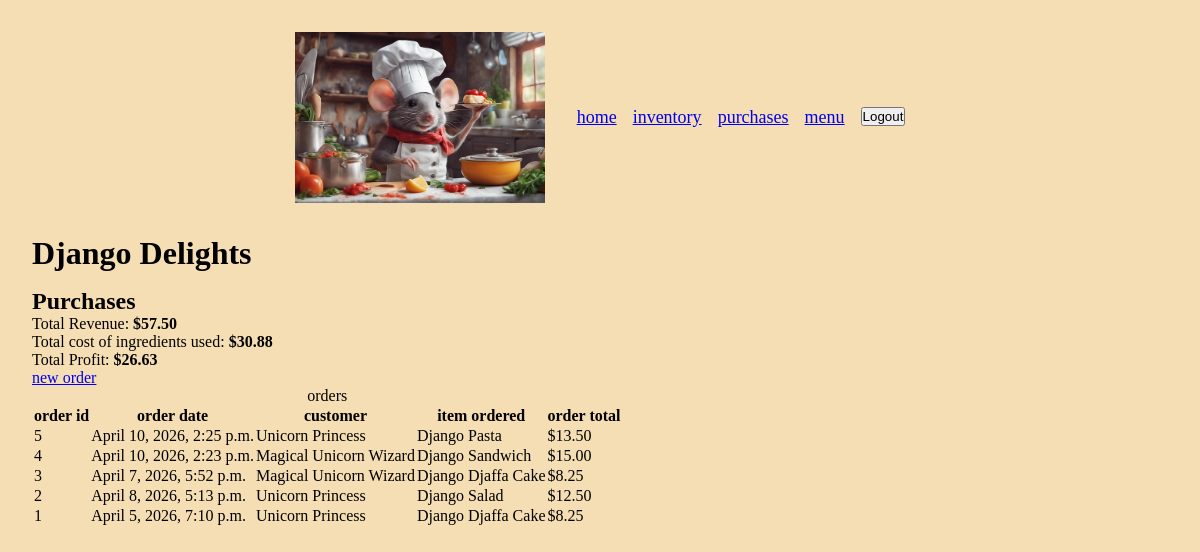
Page /purchases/ (signed in) on the earlier database version.
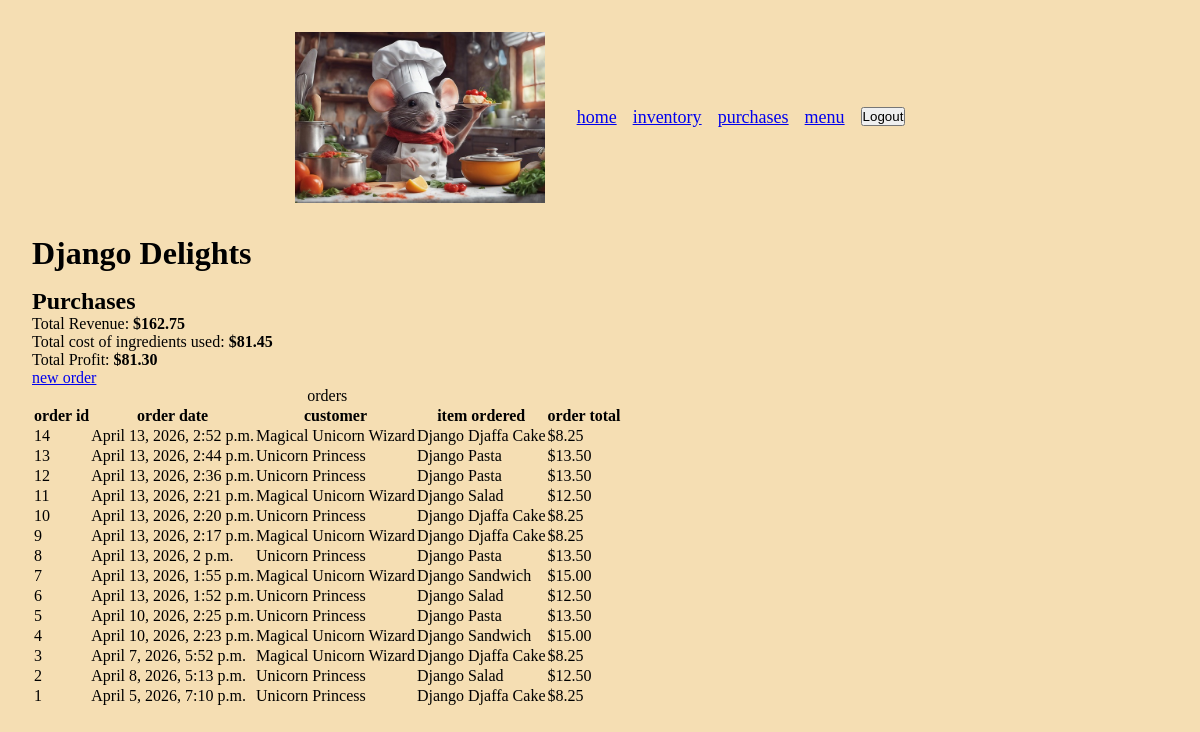
Same page on the later database version.
### inventory/models.py (models this page shows)
class Order(models.Model):
    order_timestamp = models.DateTimeField(auto_now=True)
    customer_name = models.ForeignKey(Customer, on_delete=models.CASCADE)
    order_total = models.FloatField(validators=[MinValueValidator(0)])
    menu_item_name = models.ForeignKey(MenuItem, on_delete=models.CASCADE)

class Customer(models.Model):
    customer_name = models.CharField(max_length=200)
    customer_email = models.EmailField()
    def __str__(self):
        return self.customer_name

class MenuItem(models.Model):
    menu_item_name = models.CharField(max_length=200)
    menu_item_price = models.FloatField(validators=[MinValueValidator(0)])
    def __str__(self):
        return self.menu_item_name

### inventory/views.py (the view)
# urls.py: path('purchases/', views.Purchases.as_view(), name='purchases'),
class Purchases(LoginRequiredMixin, ListView):
    model = Order
    context_object_name = 'purchases'
    template_name = 'inventory/purchases.html'
    title = 'Orders-Django Delights'
    login_url = '/login/'
    def get_title(self):
        return self.title
    def get_context_data(self, **kwargs):
        context = super().get_context_data(**kwargs)
        order_totals = self.get_queryset()
        sum_totals = sum([item.order_total for item in order_totals])
        context['total_orders_sum'] = sum_totals
        orders = self.get_queryset()
        ordered_items = [item.menu_item_name for item in orders]
        recipe_requirements = RecipeRequirement.objects.all()
        list_of_ingr_for_calc = []
        cost = 0
        for item in ordered_items:
            for ingr in recipe_requirements:
                if ingr.menu_item_name == item:
                    list_of_ingr_for_calc.append(
                        (ingr.ingredient_name, ingr.recipe_qty))
        for ingr in list_of_ingr_for_calc:
            ingr_name = ingr[0]
            ingr_qty_used = ingr[1]
            currIngr = Ingredient.objects.filter(ingredient_name=ingr_name)[0]
            cost += currIngr.ingredient_unit_price * ingr_qty_used
        context['ingr_used_cost'] = cost
        context['profit'] = sum_totals - cost
        context['purchases'] = context['purchases'][::-1]
        context['title'] = self.get_title()
        print(self.request.user)
        return context

### inventory/models.py (called while the page is built)
    def __str__(self):
        return self.ingredient_name

### inventory/templates/inventory/purchases.html (shortened to what this page needs)
{% extends 'inventory/base.html' %}
{% load static %}
{% block content %}
<h2>Purchases</h2>
<p>Total Revenue: <strong>${{ total_orders_sum|floatformat:2 }}</strong></p>
<p>
  Total cost of ingredients used:
  <strong>${{ ingr_used_cost|floatformat:2 }}</strong>
</p>
<p>Total Profit: <strong>${{ profit|floatformat:2 }}</strong></p>
<a href="{% url 'new_order' %}">new order</a>
<table>
  <caption>
    orders
  </caption>
  <thead>
    <tr>
      <th>order id</th>
      <th>order date</th>
      <th>customer</th>
      <th>item ordered</th>
      <th>order total</th>
    </tr>
  </thead>
  <tbody>
    {% for order in purchases %}
    <tr>
      <td>{{ order.id}}</td>
      <td>{{ order.order_timestamp}}</td>
      <td>{{ order.customer_name}}</td>
      <td>{{ order.menu_item_name}}</td>
      <td>${{ order.order_total|floatformat:2 }}</td>
    </tr>
    {% endfor %}
  </tbody>
</table>
{% endblock %}

### inventory/templates/inventory/base.html (shortened to what this page needs)
{% load static %}
<!doctype html>
<html lang="en">
  <head>
    <link
      rel="stylesheet"
      href="{% static 'inventory/css/style.css' %}"
    />
  </head>
  <body>
    <header>
      <div class="img-wrapper">
        <img
          id="chef-rat"
          src="{% static 'inventory/images/chef_rat.jpg' %}"
          alt="rats!"
        />
      </div>
      <nav>
        <ul>
          {% if user.is_authenticated %}
          <li>
            <a href="{% url 'home' %}">home</a>
          </li>
          <li>
            <a href="{% url 'inventory' %}">inventory</a>
          </li>
          <li>
            <a href="{% url 'purchases' %}">purchases</a>
          </li>
          <li>
            <a href="{% url 'menu' %}">menu</a>
          </li>
          <form
            action="{% url 'logout' %}"
            method="post"
          >
            <button type="submit">Logout</button>
          </form>
          {% else %}
          <a href="{% url 'login' %}">Login</a>
          {% endif %}
        </ul>
      </nav>
    </header>
    <main>
      <h1>Django Delights</h1>
      {% block content %} {% endblock %}
    </main>
  </body>
</html>

### inventory/static/inventory/css/style.css (style rules this page uses)
*, *::before, *::after { margin: 0; padding: 0; box-sizing: border-box; }
body { background-color: wheat; }
header { display: flex; justify-content: center; padding: 2rem; gap: 2rem; flex-wrap: wrap; }
nav { align-self: center; }
img { display: block; max-width: 100%; }
#chef-rat { max-width: 250px; }
main { padding-inline: 2rem; }
h1 { margin-block-end: 1rem; }

Differences in the rows shown:
added Order: id "14", order_timestamp "April 13, 2026, 2:52 p.m.", customer_name "Magical Unicorn Wizard", menu_item_name "Django Djaffa Cake", order_total "8.25"
added Order: id "13", order_timestamp "April 13, 2026, 2:44 p.m.", customer_name "Unicorn Princess", menu_item_name "Django Pasta", order_total "13.50"
added Order: id "12", order_timestamp "April 13, 2026, 2:36 p.m.", customer_name "Unicorn Princess", menu_item_name "Django Pasta", order_total "13.50"
added Order: id "11", order_timestamp "April 13, 2026, 2:21 p.m.", customer_name "Magical Unicorn Wizard", menu_item_name "Django Salad", order_total "12.50"
added Order: id "10", order_timestamp "April 13, 2026, 2:20 p.m.", customer_name "Unicorn Princess", menu_item_name "Django Djaffa Cake", order_total "8.25"
added Order: id "9", order_timestamp "April 13, 2026, 2:17 p.m.", customer_name "Magical Unicorn Wizard", menu_item_name "Django Djaffa Cake", order_total "8.25"
added Order: id "8", order_timestamp "April 13, 2026, 2 p.m.", customer_name "Unicorn Princess", menu_item_name "Django Pasta", order_total "13.50"
added Order: id "7", order_timestamp "April 13, 2026, 1:55 p.m.", customer_name "Magical Unicorn Wizard", menu_item_name "Django Sandwich", order_total "15.00"
added Order: id "6", order_timestamp "April 13, 2026, 1:52 p.m.", customer_name "Unicorn Princess", menu_item_name "Django Salad", order_total "12.50"
Other differences:
{{ total_orders_sum|floatformat:2 }}: "57.50" → "162.75"
{{ ingr_used_cost|floatformat:2 }}: "30.88" → "81.45"
{{ profit|floatformat:2 }}: "26.63" → "81.30"
